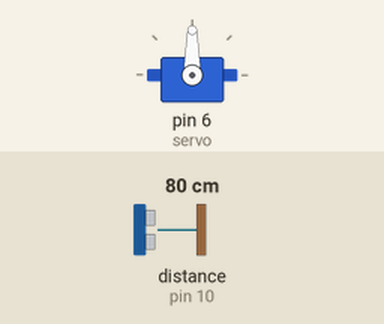
A sketch run on a simulated Arduino Uno, built with avr-gcc and run on an emulated ATmega328P. Parts: servo. Wiring (inferred from the names in the program): ultrasonic range finder: trigger pin 9; echo pin 10. Inputs (shaded band) come from the test bench; at power-on: distance to the obstacle (sensor on pin 10) 80 cm. The echo pulse lasts 58.3 µs per cm.

Above: at 1.2 s.
1.3 s: distance to the obstacle (sensor on pin 10) set to 12 cm
3.5 s: distance to the obstacle (sensor on pin 10) set to 9 cm
At 5.6 s:
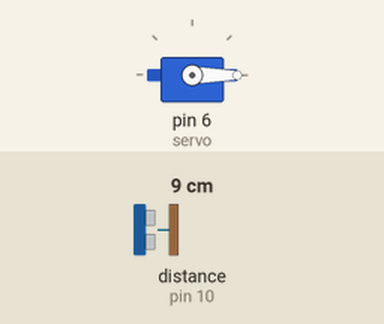
Timing chart, 0 to 12.0 s (numbered marks = the images above; inputs shaded):
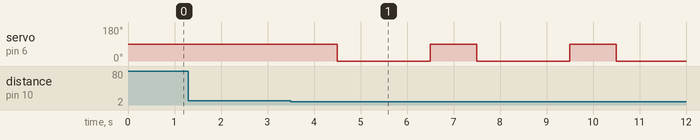

Measured:
- the behaviour switches between 11 and 10 cm on distance to the obstacle (sensor on pin 10) (found by bisection; images 0 and 1)
- after the input at 1.3 s, every drawn part: stays the same
- after the input at 3.5 s, servo on pin 6 (servo): alternates 90° for 1.0 s and 0° for 2.0 s, starting after 1.0 s

The sketch:

sanitizer.ino
```cpp
#include <Servo.h>

Servo servo;
const int trigPin = 9;
const int echoPin = 10;

void setup() {
  servo.attach(6);
  pinMode(trigPin, OUTPUT);
  pinMode(echoPin, INPUT);
}

void loop() {
  long distance = getDistance();
  if (distance < 10) {
    servo.write(90);
    delay(1000);
    servo.write(0);
    delay(2000);
  }
}

long getDistance() {
  digitalWrite(trigPin, LOW);
  delayMicroseconds(2);
  digitalWrite(trigPin, HIGH);
  delayMicroseconds(10);
  digitalWrite(trigPin, LOW);
  long duration = pulseIn(echoPin, HIGH);
  return duration * 0.034 / 2;
}
```
